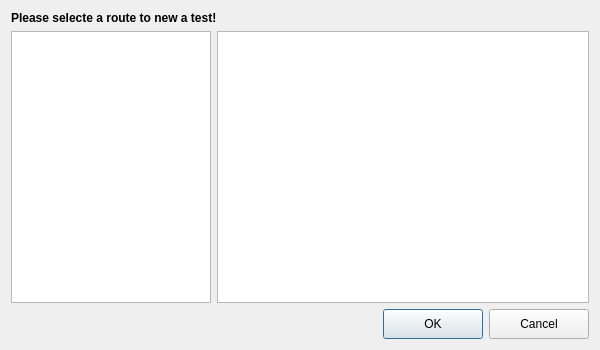
<?xml version="1.0" encoding="UTF-8"?>
<ui version="4.0">
 <class>Newtest_Dialog</class>
 <widget class="QDialog" name="Newtest_Dialog">
  <property name="geometry">
   <rect>
    <x>0</x>
    <y>0</y>
    <width>600</width>
    <height>350</height>
   </rect>
  </property>
  <property name="windowTitle">
   <string>New Test</string>
  </property>
  <layout class="QVBoxLayout" name="verticalLayout">
   <item>
    <widget class="QLabel" name="label">
     <property name="font">
      <font>
       <family>Arial</family>
       <weight>75</weight>
       <bold>true</bold>
      </font>
     </property>
     <property name="text">
      <string>Please selecte a route to new a test!</string>
     </property>
    </widget>
   </item>
   <item>
    <layout class="QHBoxLayout" name="horizontalLayout_2">
     <item>
      <widget class="QTreeWidget" name="gp_treeWidget">
       <property name="minimumSize">
        <size>
         <width>200</width>
         <height>0</height>
        </size>
       </property>
       <property name="maximumSize">
        <size>
         <width>200</width>
         <height>16777215</height>
        </size>
       </property>
       <property name="autoScrollMargin">
        <number>16</number>
       </property>
       <property name="editTriggers">
        <set>QAbstractItemView::NoEditTriggers</set>
       </property>
       <property name="indentation">
        <number>20</number>
       </property>
       <attribute name="headerVisible">
        <bool>false</bool>
       </attribute>
       <column>
        <property name="text">
         <string notr="true">1</string>
        </property>
       </column>
      </widget>
     </item>
     <item>
      <widget class="QTableWidget" name="route_tableWidget">
       <property name="editTriggers">
        <set>QAbstractItemView::NoEditTriggers</set>
       </property>
       <property name="selectionMode">
        <enum>QAbstractItemView::SingleSelection</enum>
       </property>
       <property name="selectionBehavior">
        <enum>QAbstractItemView::SelectRows</enum>
       </property>
       <attribute name="horizontalHeaderVisible">
        <bool>false</bool>
       </attribute>
       <attribute name="horizontalHeaderStretchLastSection">
        <bool>true</bool>
       </attribute>
      </widget>
     </item>
    </layout>
   </item>
   <item>
    <layout class="QHBoxLayout" name="horizontalLayout">
     <item>
      <spacer name="horizontalSpacer">
       <property name="orientation">
        <enum>Qt::Horizontal</enum>
       </property>
       <property name="sizeHint" stdset="0">
        <size>
         <width>40</width>
         <height>20</height>
        </size>
       </property>
      </spacer>
     </item>
     <item>
      <widget class="QPushButton" name="pushButton">
       <property name="minimumSize">
        <size>
         <width>100</width>
         <height>30</height>
        </size>
       </property>
       <property name="maximumSize">
        <size>
         <width>100</width>
         <height>30</height>
        </size>
       </property>
       <property name="text">
        <string>OK</string>
       </property>
       <property name="shortcut">
        <string>F9</string>
       </property>
      </widget>
     </item>
     <item>
      <widget class="QPushButton" name="pushButton_2">
       <property name="minimumSize">
        <size>
         <width>100</width>
         <height>30</height>
        </size>
       </property>
       <property name="maximumSize">
        <size>
         <width>100</width>
         <height>30</height>
        </size>
       </property>
       <property name="text">
        <string>Cancel</string>
       </property>
       <property name="shortcut">
        <string>F10</string>
       </property>
      </widget>
     </item>
    </layout>
   </item>
  </layout>
 </widget>
 <resources/>
 <connections/>
</ui>
